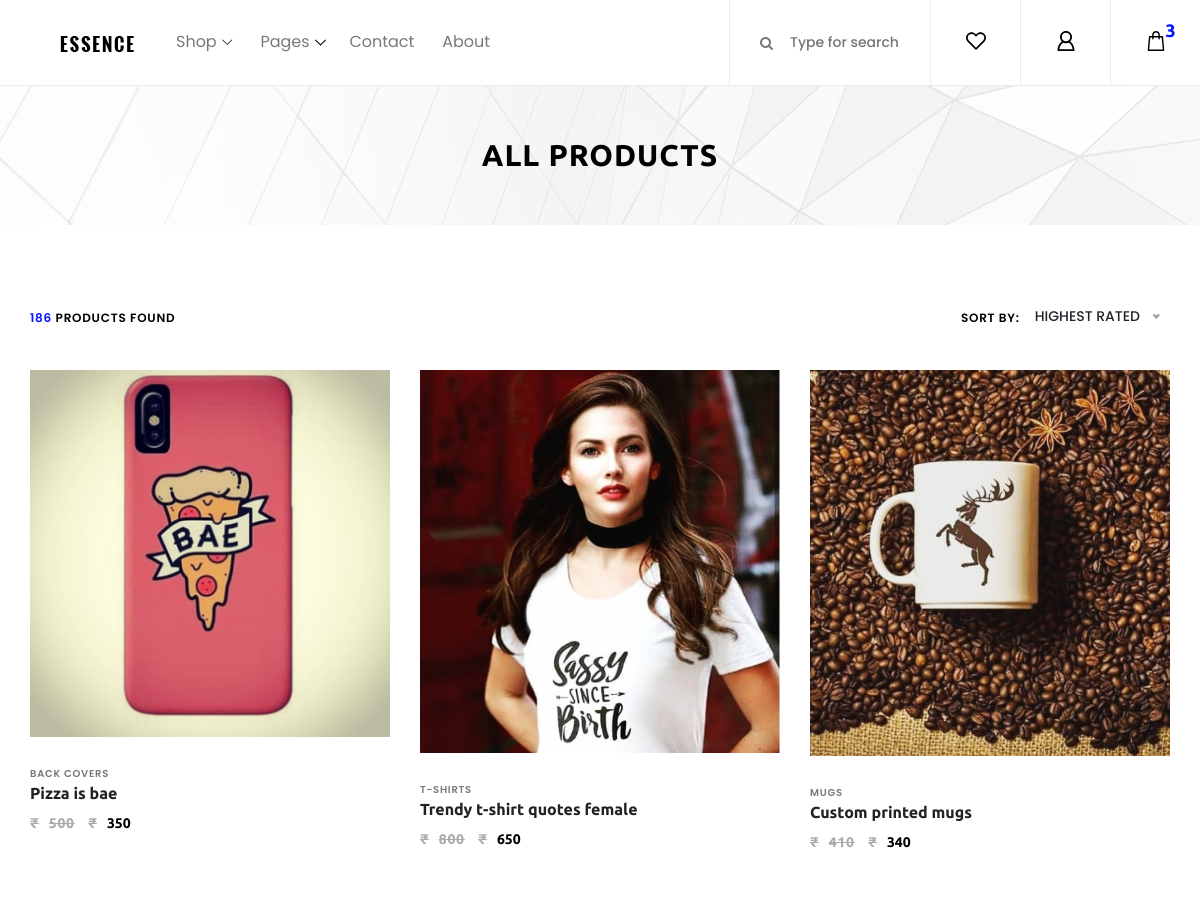
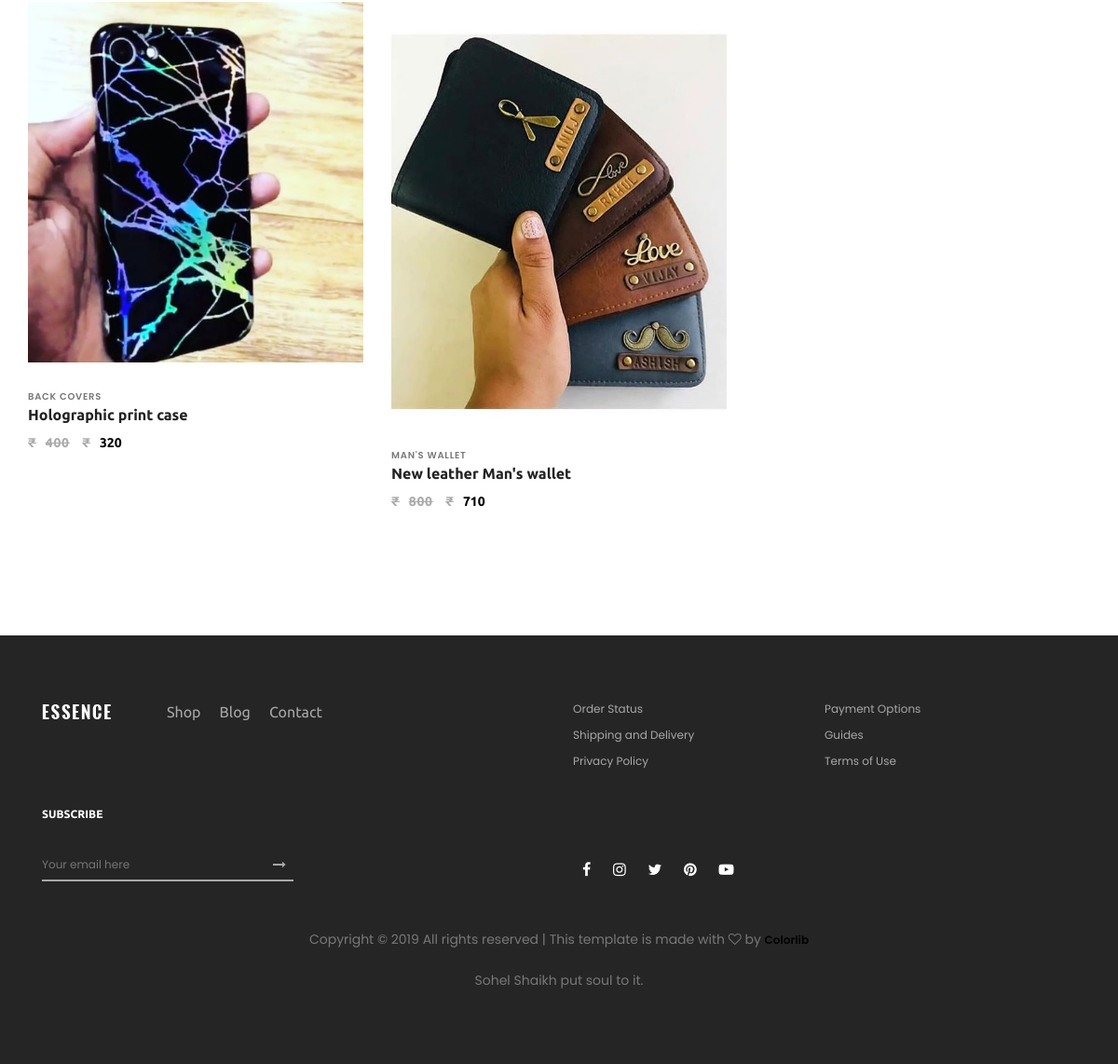
Screenshot of /products/ with the database file from the repository (2 pictures, top to bottom).
### products/models.py (models this page shows, shortened)
class Product(models.Model):
    category = models.ForeignKey(Category, on_delete=models.DO_NOTHING)
    title = models.CharField(max_length=200)
    description = models.TextField(blank=True)
    tags = models.TextField(blank=True)
    feature_1 = models.CharField(max_length=400, blank=True)
    feature_2 = models.CharField(max_length=400, blank=True)
    feature_3 = models.CharField(max_length=400, blank=True)
    MRP = models.IntegerField()
    actual_price = models.IntegerField()
    delivery_charge = models.IntegerField()
    Warranty_info = models.CharField(max_length=200)
    photo_main_1 = models.ImageField(upload_to='photos/%Y/%m/%d/')
    photo_main_2 = models.ImageField(upload_to='photos/%Y/%m/%d/')
    photo_1 = models.ImageField(upload_to='photos/%Y/%m/%d/', blank=True)
    photo_2 = models.ImageField(upload_to='photos/%Y/%m/%d/', blank=True)
    photo_3 = models.ImageField(upload_to='photos/%Y/%m/%d/', blank=True)
    photo_4 = models.ImageField(upload_to='photos/%Y/%m/%d/', blank=True)
    is_published = models.BooleanField(default=True)
    list_date = models.DateTimeField(default=datetime.now, blank=True)

class Category(models.Model):
    category = models.CharField(max_length=100, unique=True)
    photo_main_1 = models.ImageField(upload_to='photos/%Y/%m/%d/', blank=True)
    has_img = models.BooleanField(default=False)
    class Meta:
        verbose_name_plural = "categories"
    def __str__(self):
        return self.category

### products/views.py (the view)
# urls.py: path('', views.index, name='index'),
def index(request):
    products = Product.objects.all().filter(is_published=True)
    paginator = Paginator(products, 6)
    page = request.GET.get('page')
    paged_products = paginator.get_page(page)
    context = {
        'products' : paged_products
    }
    return render(request, 'products/products.html', context)

### templates/products/products.html (shortened to what this page needs)
{% extends 'base.html' %}
{% load static %}
{% load humanize %}
{% block content %}
    <div class="breadcumb_area bg-img" style="background-image: url({% static 'img/bg-img/breadcumb.jpg' %});">
        <div class="container h-100">
            <div class="row h-100 align-items-center">
                <div class="col-12">
                    <div class="page-title text-center">
                        <h2>all products</h2>
                    </div>
                </div>
            </div>
        </div>
    </div>
    <section class="shop_grid_area section-padding-80">
        <div class="container">
            <div class="row">
                <div class="col-12 col-md-4 col-lg-3">
                </div>
                <div class="align-items-center">
                    <div class="shop_grid_product_area">
                        <div class="row">
                            <div class="col-12">
                                <div class="product-topbar d-flex align-items-center justify-content-between">
                                    <div class="total-products">
                                        <p><span>186</span> products found</p>
                                    </div>
                                    <div class="product-sorting d-flex">
                                        <p>Sort by:</p>
                                        <form action="#" method="get">
                                        </form>
                                    </div>
                                </div>
                            </div>
                        </div>
                        <div class="row">
                            {% if products %}
                                {% for p in products %}
                                    <div class="col-12 col-sm-6 col-lg-4">
                                        <div class="single-product-wrapper">
                                            <div class="product-img">
                                                <img src="{{ p.photo_main_1.url }}" alt="">
                                            </div>
                                            <div class="product-description">
                                                <span>{{ p.category }}</span>
                                                <a href="{% url 'product' p.id %}">
                                                    <h6>{{ p.title }}</h6>
                                                </a>
                                                <p class="product-price"><span class="old-price"><span>&#8377;</span>{{ p.MRP | intcomma }}</span>
                                                     <span>&#8377;</span>{{ p.actual_price | intcomma }}</p>
                                            </div>
                                        </div>
                                    </div>
                                {% endfor %}
                            {% else %}
                                <div class="col-md-12">
                                    <p>
                                        No products available :(
                                    </p>
                                </div>
                            {% endif %}
                        </div>
                    </div>
                </div>
            </div>
        </div>
    </section>
{% endblock %}

### ghost/static/css/core-style.css (style rules this page uses)
* { margin: 0; padding: 0; }
body { font-family: "Poppins", sans-serif; font-size: 14px; background-color: #ffffff; margin-top: 85px; }
h1, h2, h3, h4, h5, h6 { color: #000000; line-height: 1.3; font-weight: 700; font-family: "Ubuntu", sans-serif; }
p { color: #787878; font-size: 14px; line-height: 2; font-weight: 400; }
a { -webkit-transition: all 500ms ease 0s; transition: all 500ms ease 0s; text-decoration: none; outline: 0 solid transparent; color: #000000; font-weight: 600; font-size: 12px; }
img { height: auto; max-width: 100%; }
.section-padding-80 { padding-top: 80px; padding-bottom: 80px; }
.bg-img { background-position: center center; background-size: cover; background-repeat: no-repeat; }
.single-product-wrapper { position: relative; z-index: 1; margin-bottom: 50px; overflow: hidden; background-color: #ffffff; }
.single-product-wrapper .product-img { position: relative; z-index: 1; overflow: hidden; }
.single-product-wrapper .product-img img { width: 100%; -webkit-transition-duration: 500ms; transition-duration: 500ms; }
.single-product-wrapper .product-description { position: relative; z-index: 1; padding-top: 25px; }
.single-product-wrapper .product-description span { font-size: 10px; text-transform: uppercase; color: #787878; margin-bottom: 15px; letter-spacing: 0.75px; font-weight: 600; }
.single-product-wrapper .product-description h6 { color: #222222; margin-bottom: 5px; }
.single-product-wrapper .product-description p { margin-bottom: 0; font-size: 14px; font-family: "Ubuntu", sans-serif; font-weight: 700; color: #000000; }
.single-product-wrapper .product-description p span { font-size: 14px; font-family: "Ubuntu", sans-serif; font-weight: 700; color: #aaaaaa; margin-right: 10px; text-decoration: line-through; }
.breadcumb_area { position: relative; z-index: 1; width: 100%; height: 140px; }
.breadcumb_area:after { background-color: rgba(255, 255, 255, 0.9); position: absolute; width: 100%; height: 100%; left: 0; top: 0; z-index: -5; content: ''; }
.breadcumb_area .page-title h2 { font-size: 30px; text-transform: uppercase; font-weight: 700; font-family: "Ubuntu", sans-serif; letter-spacing: 1px; margin-bottom: 0; }
.product-topbar { position: relative; z-index: 100; margin-bottom: 40px; }
.product-topbar .total-products p { margin-bottom: 0; font-size: 12px; font-weight: 600; color: #000000; text-transform: uppercase; letter-spacing: 0.75px; }
.product-topbar .total-products p span { color: #0315ff; }
.product-topbar .product-sorting p { margin-bottom: 0; font-size: 12px; font-weight: 600; color: #000000; text-transform: uppercase; letter-spacing: 0.75px; margin-right: 15px; }

### rows the page displays
Product: photo_main_1 (picture), category "BACK COVERS", title "Pizza is bae", MRP "500", actual_price "350"
Product: photo_main_1 (picture), category "T-SHIRTS", title "Trendy t-shirt quotes female", MRP "800", actual_price "650"
Product: photo_main_1 (picture), category "MUGS", title "Custom printed mugs", MRP "410", actual_price "340"
Product: photo_main_1 (picture), category "BACK COVERS", title "Holographic print case", MRP "400", actual_price "320"
Product: photo_main_1 (picture), category "MAN'S WALLET", title "New leather Man's wallet", MRP "800", actual_price "710"
